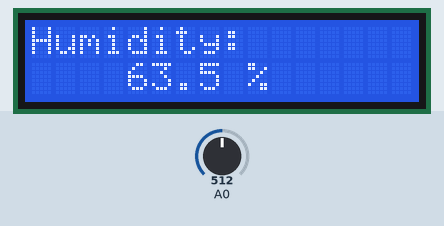
Bench run of a sketch on a simulated Arduino Uno, built with avr-gcc and run on an emulated ATmega328P. On the bench: 16×2 character LCD. The inputs (shaded band) are chosen by the test bench; at power-on: A0 = 512. What the sketch prints to the serial monitor is not drawn.

Above: at 1.2 s.
1.3 s: A0 set to 716
At 3.0 s:
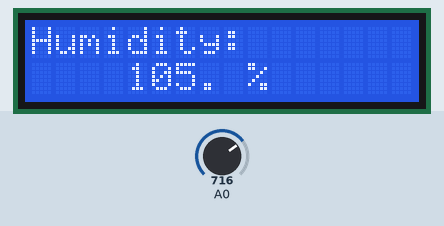
3.5 s: A0 set to 900
At 4.9 s:
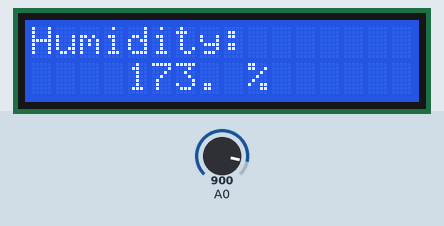
5.5 s: A0 set to 1023
At 6.7 s:
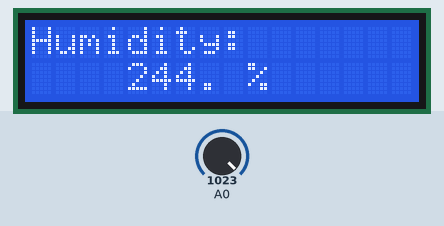
Timing chart, 0 to 8.5 s (numbered marks = the images above; inputs shaded):
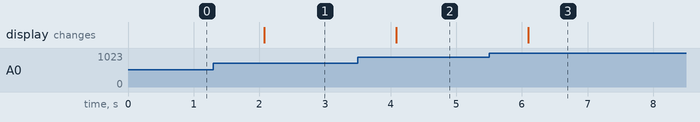

Measured:
- after the input at 1.3 s, the display: changes after 0.78 s (image 1)
- after the input at 3.5 s, the display: changes after 0.59 s (image 2)
- after the input at 5.5 s, the display: changes after 0.59 s (image 3)

The sketch:

hsm20ghumonlcd.ino
```cpp
#include <LiquidCrystal.h>

LiquidCrystal lcd(12, 11, 2, 3, 4, 5);
float humidity;

void setup(void) {
  Serial.begin(9600);
  lcd.begin(16, 2);
  lcd.print("Hell");
}

void loop(void) {

    float humValue = analogRead(A0);
    float voltage = ((humValue*5.0)/1023.0);
    humidity = (3.71*pow(voltage,3))-(20.65*pow(voltage,2))+(64.81*voltage)-27.44;

    Serial.print("Humidity: ");
    Serial.print(humidity);
    Serial.println(" %");
    Serial.println(voltage);


    // Print a message to the LCD.
    lcd.setCursor(0,0);
    lcd.print("Humidity: ");
    lcd.setCursor(4,1);
    lcd.print(humidity);
    lcd.setCursor(8,1);
    lcd.print(" %");
    delay(1000);
}
```
